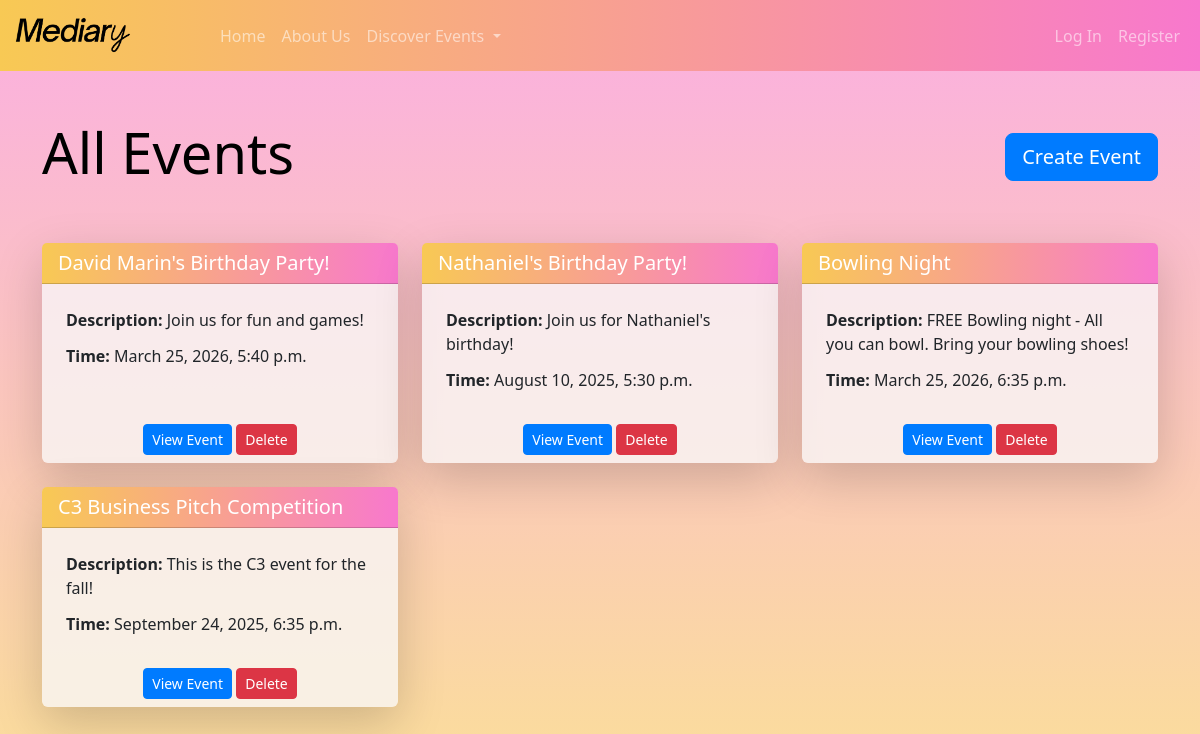
Page /events/ on the earlier database version.
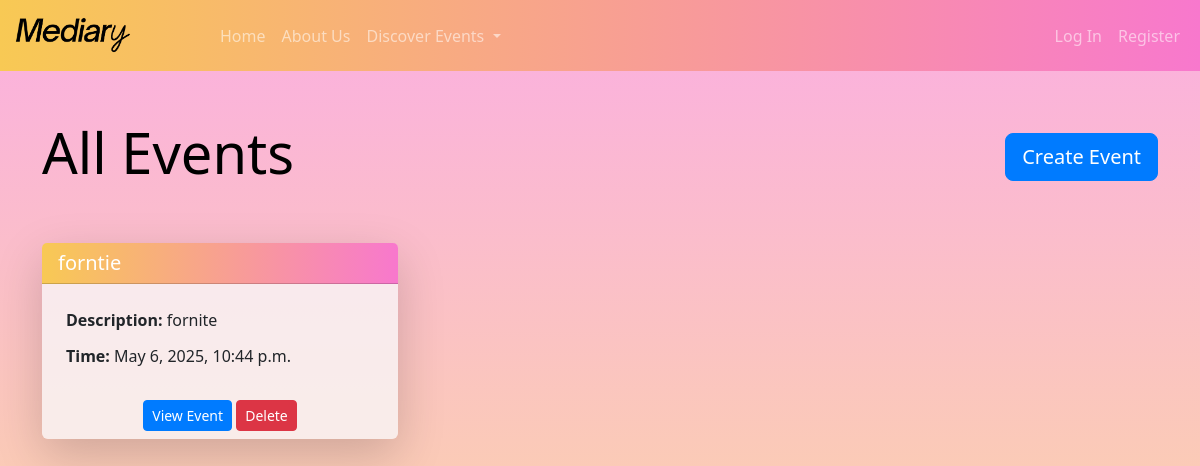
Same page on the later database version.
### mediary/models.py (models this page shows, shortened)
class Event(models.Model):
    user = models.ForeignKey(settings.AUTH_USER_MODEL, on_delete=models.SET_NULL, null=True, blank=True)
    created_at = models.DateTimeField(auto_now_add=True)
    title = models.CharField(max_length=255)
    location = models.CharField(max_length=255)
    description = models.CharField(max_length=255)
    time = models.DateTimeField()

### mediary/views.py (the view)
# urls.py: path('events/', views.event_list, name='event_list'),
def event_list(request):
    events = Event.objects.all().order_by('-created_at')
    form = EventForm()
    context = {'events': events, 'form': form}
    return render(request, 'mediary/all_events.html', context)

### mediary/templates/mediary/all_events.html (shortened to what this page needs)
{% extends "mediary/base.html" %}
{% load static %}
{% block content %}
<link href="https://cdn.jsdelivr.net/npm/bootstrap@5.3.2/dist/css/bootstrap.min.css" rel="stylesheet">
<div class="container mt-5">
    <div class="d-flex justify-content-between align-items-center mb-5">
        <h1 class="display-4 text-black">All Events</h1>
        <a href="{% url 'mediary:event_create' %}" class="btn btn-primary btn-lg">Create Event</a>
    </div>
    <div class="row">
        {% for event in events %}
            <div class="col-md-6 col-lg-4 mb-4">
                <div class="card shadow-lg border-0 bg-light bg-opacity-75 h-100">
                    <div class="card-header bg-primary text-white">
                        <h3 class="h5 mb-0">{{ event.title }}</h3>
                    </div>
                    <div class="card-body">
                        <p class="card-text"><strong>Description:</strong> {{ event.description }}</p>
                        <p class="card-text"><strong>Time:</strong> {{ event.time|date:"F j, Y, g:i a" }}</p>
                    </div>
                    <div class="card-footer bg-transparent border-0 text-center">
                        <a href="{% url 'mediary:event_detail' event.id %}" class="btn btn-primary btn-sm">View Event</a>
                        <form action="{% url 'mediary:delete_event' event.id %}" method="POST" style="display: inline;">
                            <button type="submit" class="btn btn-danger btn-sm">Delete</button>
                        </form>
                    </div>
                </div>
            </div>
        {% endfor %}
    </div>
</div>
{% endblock content %}

### mediary/templates/mediary/base.html (shortened to what this page needs)
<!DOCTYPE html>
<html lang="en">
<head>
    <link href="https://cdn.jsdelivr.net/npm/bootstrap@5.3.2/dist/css/bootstrap.min.css" rel="stylesheet">
    <link rel="stylesheet" href="https://cdnjs.cloudflare.com/ajax/libs/animate.css/4.1.1/animate.min.css"/>
    {% load static %}
</head>
<body>
    <nav class="navbar navbar-expand-lg bg-dark navbar-dark" style="margin-left: 0px; background: linear-gradient(90deg, #f8c954, #f878cd)">
        <div class="container-fluid">
            <a class="navbar-brand" href="{% url 'mediary:home' %}" style="margin-right: 2rem;">
                <img src="{% static 'images/image7.png' %}" alt="Mediary Logo" style="width: 120px; height: auto;">
            </a>
            <div class="collapse navbar-collapse ms-5" id="navbarNavDropdown">
                <ul class="navbar-nav me-auto">
                    <li class="nav-item">
                        <a class="nav-link {% if request.path == '/' %}active{% endif %}" href="{% url 'mediary:home' %}">Home</a>
                    </li>
                    <li class="nav-item">
                        <a class="nav-link {% if request.path == '/aboutus/' %}active{% endif %}" href="{% url 'mediary:about_us' %}">About Us</a>
                    </li>
                    <li class="nav-item dropdown">
                        <a class="nav-link dropdown-toggle" href="#" role="button" data-bs-toggle="dropdown" aria-expanded="false">
                            Discover Events
                        </a>
                    </li>
                </ul>
                <ul class="navbar-nav">
                    {% if user.is_authenticated %}
                    <li class="nav-item">
                        <span class="nav-link">Hello, {{ user.email }}</span>
                    </li>
                    <li class="nav-item">
                        <a class="nav-link" href="{% url 'mediary:logout' %}">Log Out</a>
                    </li>
                    {% else %}
                    <li class="nav-item">
                        <a class="nav-link" href="{% url 'mediary:login' %}">Log In</a>
                    </li>
                    <li class="nav-item">
                        <a class="nav-link" href="{% url 'mediary:register' %}">Register</a></li>
                    {% endif %}
                </ul>
            </div>
        </div>
    </nav>
    <div class="content">
        {% block content %}
        {% endblock %}
    </div>
</body>
</html>

### mediary/templates/mediary/all_events.html (style rules this page uses)
body { background: linear-gradient(180deg, rgba(248, 121, 205, 0.6), rgba(248, 201, 84, 0.6)); min-height: 100vh; margin: 0; }
.card-header { background: linear-gradient(90deg, #f8c954, #f878cd); }
.card { background-color: rgba(255, 255, 255, 0.3); }
.card-body { padding: 1.5rem; }
.card-text { margin-bottom: 0.75rem; }
.btn-primary { background-color: #007bff; border-color: #007bff; }

Differences in the rows shown:
removed Event: title "David Marin's Birthday Party!", description "Join us for fun and games!", time "March 25, 2026, 5:40 p.m."
removed Event: title "Nathaniel's Birthday Party!", description "Join us for Nathaniel's birthday!", time "August 10, 2025, 5:30 p.m."
removed Event: title "Bowling Night", description "FREE Bowling night - All you can bowl. Bring your bowling shoes!", time "March 25, 2026, 6:35 p.m."
removed Event: title "C3 Business Pitch Competition", description "This is the C3 event for the fall!", time "September 24, 2025, 6:35 p.m."
added Event: title "forntie", description "fornite", time "May 6, 2025, 10:44 p.m."
